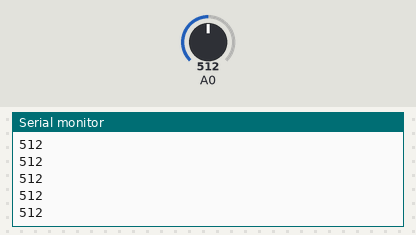
Bench run of a sketch on a simulated Arduino Uno, built with avr-gcc and run on an emulated ATmega328P. Shown: the last lines printed to the serial monitor. The test bench sets the inputs (shaded band); at power-on: A0 = 512.

Above: at 1.2 s.
1.3 s: A0 set to 716
At 1.8 s:
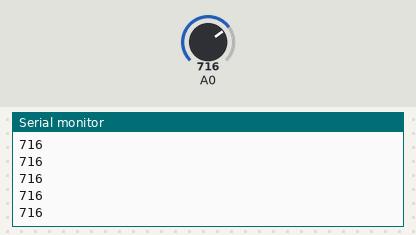
2.8 s: A0 set to 900
At 3.7 s:
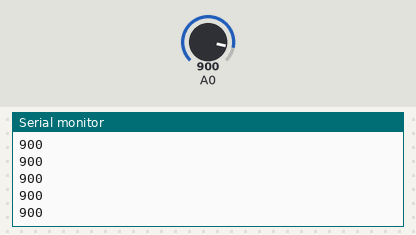
Timing chart, 0 to 5.8 s (numbered marks = the images above; inputs shaded):
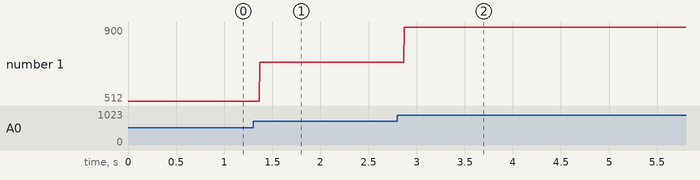

The sketch:

5_threshold_potLED.ino
```cpp
/*
  Free open Arduino Course

  Github:
  https://github.com/ZGZMakerSpace/ArduinoCourse
  Documentation:
  https://zaragozamakerspace.com/index.php/courses/curso-basico-arduino/

  by Zaragoza Maker Space
*/

int LED;
int pot;
int threshold;
int val;

void setup() {
  Serial.begin(9600);
  pinMode(pot, INPUT);
  pinMode(LED, OUTPUT);

  LED = (int)(3);
  pot = (int)(0);
  threshold = (int)(450);

}

void loop() {
  val = (analogRead(pot));
  Serial.println(val);
  if (val > threshold) {
    digitalWrite(LED, HIGH);
  } else {
    digitalWrite(LED, LOW);
  }

}
```

Measured:
- after the input at 1.3 s, the serial monitor: prints a new line after 0.07 s (image 1)
- after the input at 2.8 s, the serial monitor: prints a new line after 0.07 s (image 2)
- plotted number 1: 512 → 716 after the input at 1.3 s, 716 → 900 after the input at 2.8 s
